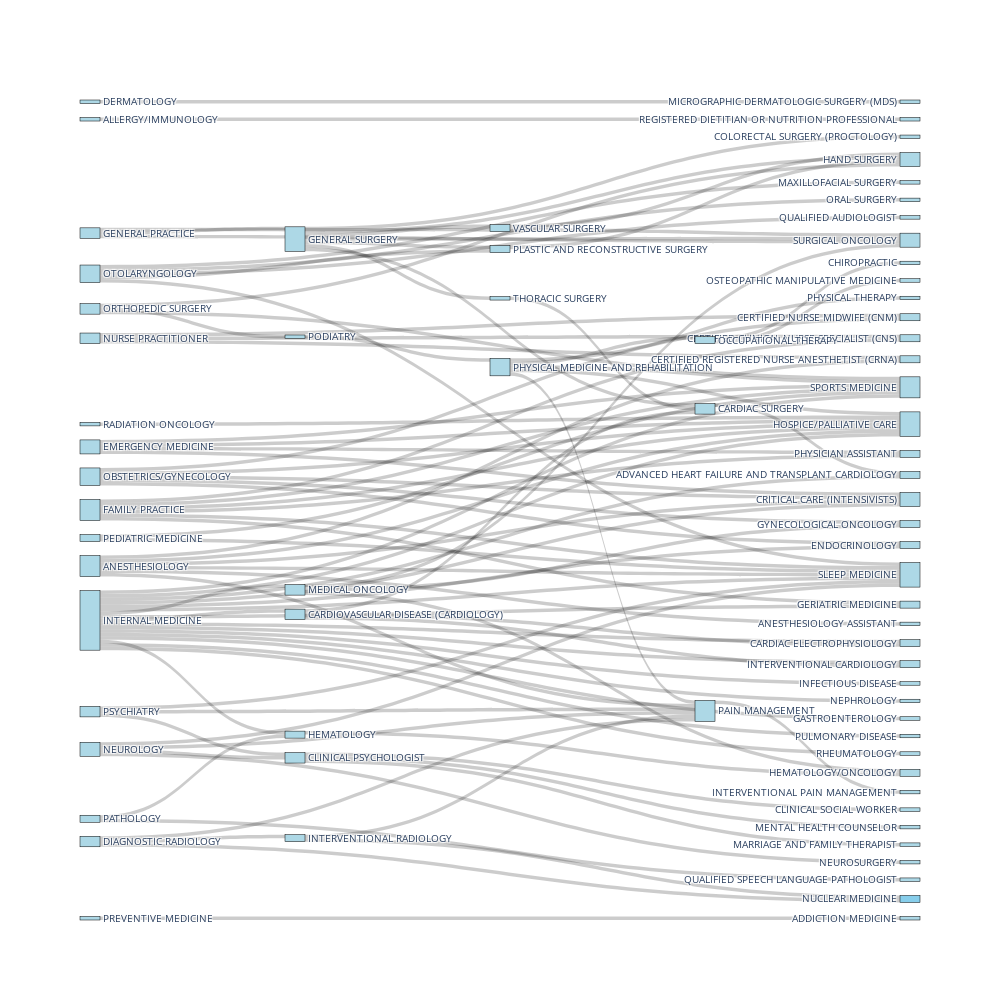

This figure's notebook cell:
### Markdown cell above
### visualization of medical intra-specialty network

### Code cell
links = []

for specialty, subspecialties in groupedict.items():
    for subspecialty in subspecialties:
        links.append({"source": specialty, "target": subspecialty, "value": 1})


nodes = list(set([link["source"] for link in links] + [link["target"] for link in links]))

node_map = {node: idx for idx, node in enumerate(nodes)}

sankey_links = {
    "source": [node_map[link["source"]] for link in links],
    "target": [node_map[link["target"]] for link in links],
    "value": [link["value"] for link in links],
}


fig = go.Figure(
    go.Sankey(
        node=dict(
            pad=15,
            thickness=20,
            line=dict(color="black", width=0.5),
            label=nodes,
            color=["skyblue" if node in specialty else "lightblue" for node in nodes],
        ),
        link=sankey_links,
    )
)

fig.update_layout(
    #title_text="Specialties and Subspecialties - Sankey Diagram",
    font_size=10,
    width = 1000,
    height=1000,  # Increase height for larger datasets
)
# fig.savefig('doctorNetwork.pdf', dpi=300)
fig.show()

### Figure 1 — Plotly figure (JSON) as saved in the notebook; plotly's stock layout.template omitted (floating-point values rounded to 4 significant figures)
{"data": [{"link": {"source": [25, 30, 30, 30, 30, 59, 59, 59, 59, 59, 59, 2, 2, 2, 54, 54, 54, 54, 54, 54, 54, 54, 54, 54, 54, 54, 54, 54, 54, 54, 54, 66, 66, 66, 66, 66, 6, 6, 6, 12, 12, 12, 67, 67, 67, 67, 67, 18, 18, 32, 32, 5, 5, 5, 5, 5, 23, 24, 58, 22, 22, 22, 69, 69, 69, 69, 52, 52, 52, 11, 11, 11, 11, 11, 11, 11, 41, 41, 3, 3, 48, 48, 48, 61, 44, 44, 44, 44, 44, 44, 19, 40, 40, 40, 37, 43, 43, 14, 14, 14, 7, 33, 17], "target": [0, 55, 51, 9, 46, 55, 34, 51, 28, 46, 4, 4, 35, 15, 55, 34, 56, 45, 38, 6, 37, 51, 39, 28, 68, 9, 40, 57, 63, 26, 60, 9, 13, 68, 35, 51, 13, 10, 1, 29, 33, 55, 21, 42, 62, 34, 24, 64, 37, 34, 55, 27, 51, 43, 23, 55, 53, 29, 71, 14, 23, 34, 47, 14, 23, 34, 41, 11, 10, 29, 10, 8, 41, 7, 24, 17, 29, 10, 49, 23, 49, 23, 3, 51, 31, 15, 9, 23, 34, 51, 16, 57, 7, 63, 1, 36, 50, 70, 65, 20, 60, 5, 7], "value": [1, 1, 1, 1, 1, 1, 1, 1, 1, 1, 1, 1, 1, 1, 1, 1, 1, 1, 1, 1, 1, 1, 1, 1, 1, 1, 1, 1, 1, 1, 1, 1, 1, 1, 1, 1, 1, 1, 1, 1, 1, 1, 1, 1, 1, 1, 1, 1, 1, 1, 1, 1, 1, 1, 1, 1, 1, 1, 1, 1, 1, 1, 1, 1, 1, 1, 1, 1, 1, 1, 1, 1, 1, 1, 1, 1, 1, 1, 1, 1, 1, 1, 1, 1, 1, 1, 1, 1, 1, 1, 1, 1, 1, 1, 1, 1, 1, 1, 1, 1, 1, 1, 1]}, "node": {"color": ["lightblue", "lightblue", "lightblue", "lightblue", "lightblue", "lightblue", "lightblue", "lightblue", "lightblue", "lightblue", "lightblue", "lightblue", "lightblue", "lightblue", "lightblue", "lightblue", "lightblue", "lightblue", "lightblue", "lightblue", "lightblue", "lightblue", "lightblue", "lightblue", "lightblue", "lightblue", "lightblue", "lightblue", "lightblue", "lightblue", "lightblue", "lightblue", "lightblue", "lightblue", "lightblue", "lightblue", "lightblue", "lightblue", "lightblue", "lightblue", "lightblue", "lightblue", "lightblue", "lightblue", "lightblue", "lightblue", "lightblue", "lightblue", "lightblue", "skyblue", "lightblue", "lightblue", "lightblue", "lightblue", "lightblue", "lightblue", "lightblue", "lightblue", "lightblue", "lightblue", "lightblue", "lightblue", "lightblue", "lightblue", "lightblue", "lightblue", "lightblue", "lightblue", "lightblue", "lightblue", "lightblue", "lightblue"], "label": ["MICROGRAPHIC DERMATOLOGIC SURGERY (MDS)", "HEMATOLOGY/ONCOLOGY", "NURSE PRACTITIONER", "INTERVENTIONAL RADIOLOGY", "CERTIFIED CLINICAL NURSE SPECIALIST (CNS)", "PHYSICAL MEDICINE AND REHABILITATION", "MEDICAL ONCOLOGY", "CARDIAC SURGERY", "COLORECTAL SURGERY (PROCTOLOGY)", "CRITICAL CARE (INTENSIVISTS)", "SURGICAL ONCOLOGY", "GENERAL SURGERY", "ORTHOPEDIC SURGERY", "GYNECOLOGICAL ONCOLOGY", "CLINICAL PSYCHOLOGIST", "CERTIFIED REGISTERED NURSE ANESTHETIST (CRNA)", "REGISTERED DIETITIAN OR NUTRITION PROFESSIONAL", "THORACIC SURGERY", "PATHOLOGY", "ALLERGY/IMMUNOLOGY", "CLINICAL SOCIAL WORKER", "MAXILLOFACIAL SURGERY", "PSYCHIATRY", "PAIN MANAGEMENT", "PLASTIC AND RECONSTRUCTIVE SURGERY", "DERMATOLOGY", "INFECTIOUS DISEASE", "PHYSICAL THERAPY", "GERIATRIC MEDICINE", "HAND SURGERY", "EMERGENCY MEDICINE", "ANESTHESIOLOGY ASSISTANT", "PEDIATRIC MEDICINE", "PODIATRY", "SLEEP MEDICINE", "CERTIFIED NURSE MIDWIFE (CNM)", "CHIROPRACTIC", "HEMATOLOGY", "NEPHROLOGY", "GASTROENTEROLOGY", "CARDIOVASCULAR DISEASE (CARDIOLOGY)", "VASCULAR SURGERY", "ORAL SURGERY", "OCCUPATIONAL THERAPY", "ANESTHESIOLOGY", "PULMONARY DISEASE", "PHYSICIAN ASSISTANT", "NEUROSURGERY", "DIAGNOSTIC RADIOLOGY", "NUCLEAR MEDICINE", "OSTEOPATHIC MANIPULATIVE MEDICINE", "HOSPICE/PALLIATIVE CARE", "GENERAL PRACTICE", "INTERVENTIONAL PAIN MANAGEMENT", "INTERNAL MEDICINE", "SPORTS MEDICINE", "RHEUMATOLOGY", "CARDIAC ELECTROPHYSIOLOGY", "PREVENTIVE MEDICINE", "FAMILY PRACTICE", "ADVANCED HEART FAILURE AND TRANSPLANT CARDIOLOGY", "RADIATION ONCOLOGY", "QUALIFIED AUDIOLOGIST", "INTERVENTIONAL CARDIOLOGY", "QUALIFIED SPEECH LANGUAGE PATHOLOGIST", "MENTAL HEALTH COUNSELOR", "OBSTETRICS/GYNECOLOGY", "OTOLARYNGOLOGY", "ENDOCRINOLOGY", "NEUROLOGY", "MARRIAGE AND FAMILY THERAPIST", "ADDICTION MEDICINE"], "line": {"color": "black", "width": 0.5}, "pad": 15, "thickness": 20}, "type": "sankey"}], "layout": {"font": {"size": 10}, "height": 1000, "width": 1000}}
